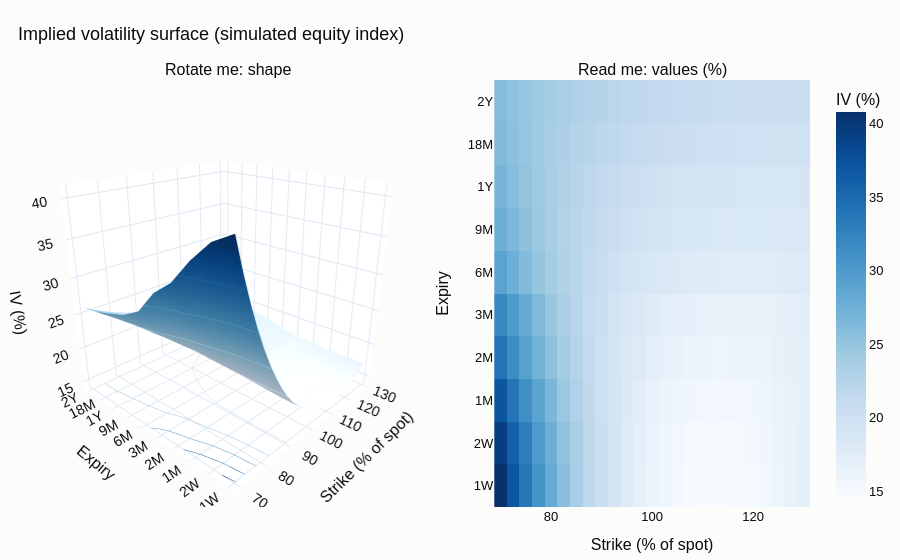

The cell this chart's notebook holds for it:
### Markdown cell above
### Plot

### Code cell
fig = make_subplots(rows=1, cols=2, column_widths=[0.58, 0.42], horizontal_spacing=0.06,
                    specs=[[{"type": "surface"}, {"type": "heatmap"}]],
                    subplot_titles=("Rotate me: shape", "Read me: values (%)"))
fig.add_trace(go.Surface(
    x=100 * moneyness, y=np.arange(len(expiry)), z=iv, coloraxis="coloraxis",
    contours=dict(z=dict(show=True, project_z=True, usecolormap=True, width=1)),
    hovertemplate="strike %{x:.0f}% · expiry %{customdata}<br>IV %{z:.1f}%<extra></extra>",
    customdata=np.tile(np.array(expiry_labels)[:, None], (1, len(moneyness)))), row=1, col=1)
fig.add_trace(go.Heatmap(
    x=100 * moneyness, y=expiry_labels, z=iv, coloraxis="coloraxis",
    hovertemplate="strike %{x:.0f}% · expiry %{y}<br>IV %{z:.1f}%<extra></extra>"), row=1, col=2)
fig.update_layout(
    title="Implied volatility surface (simulated equity index)", height=560,
    coloraxis=dict(colorscale="Blues", colorbar=dict(title="IV (%)", x=1.02)),
    scene=dict(xaxis_title="Strike (% of spot)", zaxis_title="IV (%)",
               yaxis=dict(title="Expiry", tickvals=list(range(len(expiry))), ticktext=expiry_labels),
               camera=dict(eye=dict(x=-1.6, y=-1.5, z=0.9))),
    margin=dict(l=10, r=10, t=80, b=40),
)
fig.update_xaxes(title_text="Strike (% of spot)", row=1, col=2)
fig.update_yaxes(title_text="Expiry", row=1, col=2)
fig.show()

### Figure 1 — Plotly figure (JSON) as saved in the notebook; plotly's stock layout.template omitted (floating-point values rounded to 4 significant figures; data arrays with more than 128 entries replaced by an {"elided": "..."} marker saying what was removed)
{"data": [{"coloraxis": "coloraxis", "contours": {"z": {"project": {"z": true}, "show": true, "usecolormap": true, "width": 1}}, "customdata": {"elided": "10x25 str values"}, "hovertemplate": "strike %{x:.0f}% · expiry %{customdata}<br>IV %{z:.1f}%<extra></extra>", "scene": "scene", "type": "surface", "x": [70.0, 72.5, 75.0, 77.5, 80.0, 82.5, 85.0, 87.5, 90.0, 92.5, 95.0, 97.5, 100.0, 102.5, 105.0, 107.5, 110.0, 112.5, 115.0, 117.5, 120.0, 122.5, 125.0, 127.5, 130.0], "y": [0, 1, 2, 3, 4, 5, 6, 7, 8, 9], "z": {"elided": "10x25 float values"}}, {"coloraxis": "coloraxis", "hovertemplate": "strike %{x:.0f}% · expiry %{y}<br>IV %{z:.1f}%<extra></extra>", "type": "heatmap", "x": [70.0, 72.5, 75.0, 77.5, 80.0, 82.5, 85.0, 87.5, 90.0, 92.5, 95.0, 97.5, 100.0, 102.5, 105.0, 107.5, 110.0, 112.5, 115.0, 117.5, 120.0, 122.5, 125.0, 127.5, 130.0], "xaxis": "x", "y": ["1W", "2W", "1M", "2M", "3M", "6M", "9M", "1Y", "18M", "2Y"], "yaxis": "y", "z": {"elided": "10x25 float values"}}], "layout": {"annotations": [{"font": {"size": 16}, "showarrow": false, "text": "Rotate me: shape", "x": 0.2726, "xanchor": "center", "xref": "paper", "y": 1.0, "yanchor": "bottom", "yref": "paper"}, {"font": {"size": 16}, "showarrow": false, "text": "Read me: values (%)", "x": 0.8026, "xanchor": "center", "xref": "paper", "y": 1.0, "yanchor": "bottom", "yref": "paper"}], "coloraxis": {"colorbar": {"title": {"text": "IV (%)"}, "x": 1.02}, "colorscale": [[0.0, "rgb(247,251,255)"], [0.125, "rgb(222,235,247)"], [0.25, "rgb(198,219,239)"], [0.375, "rgb(158,202,225)"], [0.5, "rgb(107,174,214)"], [0.625, "rgb(66,146,198)"], [0.75, "rgb(33,113,181)"], [0.875, "rgb(8,81,156)"], [1.0, "rgb(8,48,107)"]]}, "height": 560, "margin": {"b": 40, "l": 10, "r": 10, "t": 80}, "scene": {"camera": {"eye": {"x": -1.6, "y": -1.5, "z": 0.9}}, "domain": {"x": [0.0, 0.5452], "y": [0.0, 1.0]}, "xaxis": {"title": {"text": "Strike (% of spot)"}}, "yaxis": {"ticktext": ["1W", "2W", "1M", "2M", "3M", "6M", "9M", "1Y", "18M", "2Y"], "tickvals": [0, 1, 2, 3, 4, 5, 6, 7, 8, 9], "title": {"text": "Expiry"}}, "zaxis": {"title": {"text": "IV (%)"}}}, "title": {"text": "Implied volatility surface (simulated equity index)"}, "xaxis": {"anchor": "y", "domain": [0.6052, 1.0], "title": {"text": "Strike (% of spot)"}}, "yaxis": {"anchor": "x", "domain": [0.0, 1.0], "title": {"text": "Expiry"}}}}
